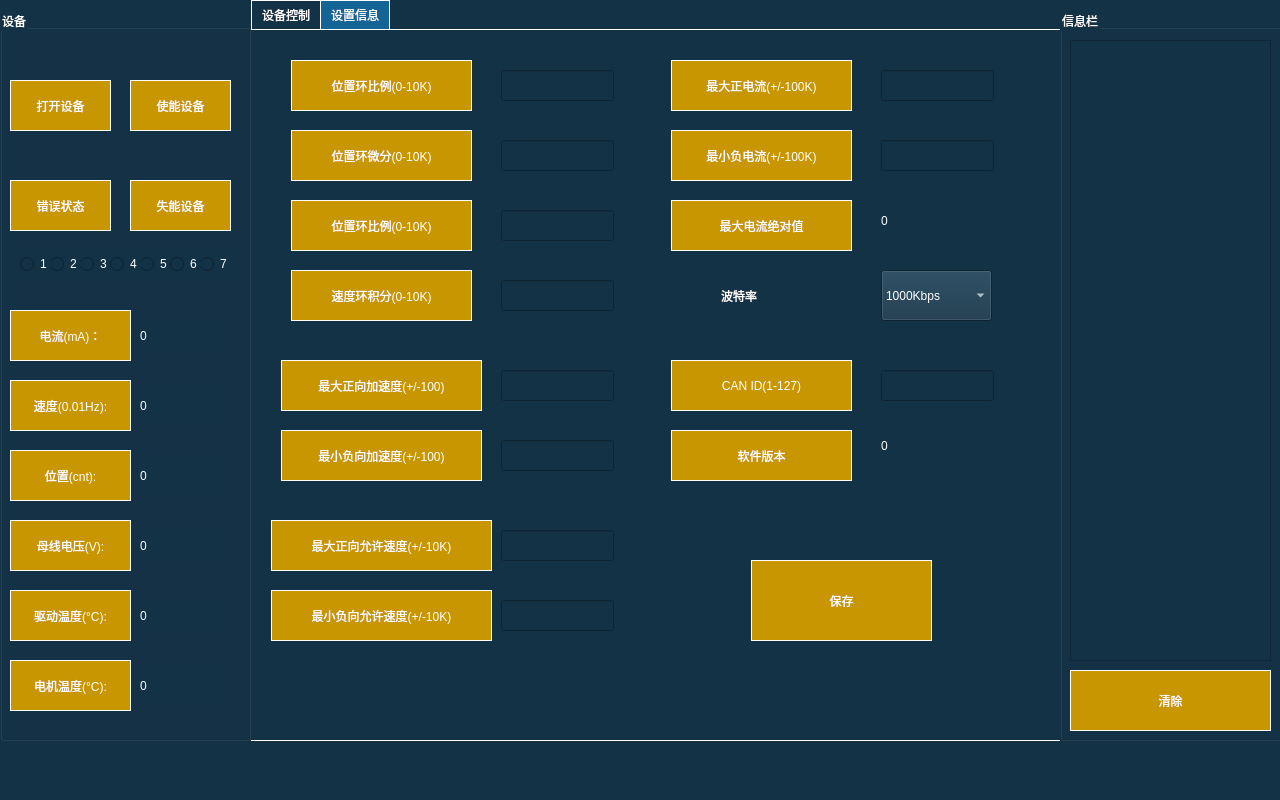
<?xml version="1.0" encoding="UTF-8"?>
<ui version="4.0">
 <class>MainWindow</class>
 <widget class="QMainWindow" name="MainWindow">
  <property name="geometry">
   <rect>
    <x>0</x>
    <y>0</y>
    <width>1280</width>
    <height>800</height>
   </rect>
  </property>
  <property name="windowTitle">
   <string>MainWindow</string>
  </property>
  <property name="styleSheet">
   <string notr="true">QWidget,
QLabel{
color:white;
background-color:rgb(20,50,70);
font:14px &quot;宋体&quot;;
}
/*TabWidget*/
QTabWidget{
/*给tabwidget设置etAttribute(Qt::WA_StyledBackground)*/
border: 1px solid white;
background-color:rgb(20,50,70);
}
QTabWidget::tab-bar{
alignment:left;
left:1px;
}
QTabWidget::pane { 
/*background-color:rgb(20,50,70);*/
border:1px solid white;
} 
QTabBar{
/*只有有按钮的地方才是tabbar，空白处是tabwidget的*/
background-color:white;
}
QTabBar::tab{/*页签*/
min-height:28px;
padding:0 10px;
border:0;
margin:1px 1px 0 0;
background-color:rgb(20,50,70);
}
QTabBar::tab:first{
margin-left:1px;
}
QTabBar::tab:hover{
color:cyan;
}
QTabBar::tab:selected{
background-color: rgb(20, 100, 150);
}
QTabBar::tab:selected:hover{
}
/*选项过多时的。。。*/
QTabBar::tear{
}
QTabBar::scroller{
}
/*按钮*/
QPushButton{
border:1px solid white;
background-color:rgb(200,150,0);
}
QPushButton:hover{
background-color:rgb(255,170,0);
}
QPushButton:pressed{
background-color:rgb(255,255,0);}
#myTabWidget::tabWidget{
min-hight: 50px;
padding:0 20px;}</string>
  </property>
  <widget class="QWidget" name="centralwidget">
   <widget class="QTabWidget" name="tabWidget">
    <property name="geometry">
     <rect>
      <x>250</x>
      <y>0</y>
      <width>811</width>
      <height>741</height>
     </rect>
    </property>
    <property name="currentIndex">
     <number>1</number>
    </property>
    <widget class="QWidget" name="tab">
     <attribute name="title">
      <string>设备控制</string>
     </attribute>
     <widget class="QPushButton" name="joint7RButton">
      <property name="geometry">
       <rect>
        <x>300</x>
        <y>440</y>
        <width>101</width>
        <height>51</height>
       </rect>
      </property>
      <property name="text">
       <string>夹紧</string>
      </property>
     </widget>
     <widget class="QPushButton" name="joint1RButton">
      <property name="geometry">
       <rect>
        <x>300</x>
        <y>20</y>
        <width>101</width>
        <height>51</height>
       </rect>
      </property>
      <property name="text">
       <string>速度逆点动</string>
      </property>
     </widget>
     <widget class="QLabel" name="label_9">
      <property name="geometry">
       <rect>
        <x>50</x>
        <y>450</y>
        <width>91</width>
        <height>31</height>
       </rect>
      </property>
      <property name="text">
       <string>夹爪</string>
      </property>
     </widget>
     <widget class="QPushButton" name="joint5FButton">
      <property name="geometry">
       <rect>
        <x>160</x>
        <y>300</y>
        <width>101</width>
        <height>51</height>
       </rect>
      </property>
      <property name="text">
       <string>速度正点动</string>
      </property>
     </widget>
     <widget class="QPushButton" name="joint2FButton">
      <property name="geometry">
       <rect>
        <x>160</x>
        <y>90</y>
        <width>101</width>
        <height>51</height>
       </rect>
      </property>
      <property name="text">
       <string>速度正点动</string>
      </property>
     </widget>
     <widget class="QPushButton" name="joint7FButton">
      <property name="geometry">
       <rect>
        <x>160</x>
        <y>440</y>
        <width>101</width>
        <height>51</height>
       </rect>
      </property>
      <property name="text">
       <string>松开</string>
      </property>
     </widget>
     <widget class="QPushButton" name="joint6RButton">
      <property name="geometry">
       <rect>
        <x>300</x>
        <y>370</y>
        <width>101</width>
        <height>51</height>
       </rect>
      </property>
      <property name="text">
       <string>速度逆点动</string>
      </property>
     </widget>
     <widget class="QPushButton" name="joint3FButton">
      <property name="geometry">
       <rect>
        <x>160</x>
        <y>160</y>
        <width>101</width>
        <height>51</height>
       </rect>
      </property>
      <property name="text">
       <string>速度正点动</string>
      </property>
     </widget>
     <widget class="QLabel" name="label_16">
      <property name="geometry">
       <rect>
        <x>50</x>
        <y>100</y>
        <width>67</width>
        <height>31</height>
       </rect>
      </property>
      <property name="text">
       <string>二轴</string>
      </property>
     </widget>
     <widget class="QPushButton" name="joint5RButton">
      <property name="geometry">
       <rect>
        <x>300</x>
        <y>300</y>
        <width>101</width>
        <height>51</height>
       </rect>
      </property>
      <property name="text">
       <string>速度逆点动</string>
      </property>
     </widget>
     <widget class="QLabel" name="label_17">
      <property name="geometry">
       <rect>
        <x>50</x>
        <y>30</y>
        <width>67</width>
        <height>31</height>
       </rect>
      </property>
      <property name="text">
       <string>一轴</string>
      </property>
     </widget>
     <widget class="QPushButton" name="joint1FButton">
      <property name="geometry">
       <rect>
        <x>160</x>
        <y>20</y>
        <width>101</width>
        <height>51</height>
       </rect>
      </property>
      <property name="text">
       <string>速度正点动</string>
      </property>
     </widget>
     <widget class="QPushButton" name="joint3RButton">
      <property name="geometry">
       <rect>
        <x>300</x>
        <y>160</y>
        <width>101</width>
        <height>51</height>
       </rect>
      </property>
      <property name="text">
       <string>速度逆点动</string>
      </property>
     </widget>
     <widget class="QPushButton" name="joint6FButton">
      <property name="geometry">
       <rect>
        <x>160</x>
        <y>370</y>
        <width>101</width>
        <height>51</height>
       </rect>
      </property>
      <property name="text">
       <string>速度正点动</string>
      </property>
     </widget>
     <widget class="QPushButton" name="joint4FButton">
      <property name="geometry">
       <rect>
        <x>160</x>
        <y>230</y>
        <width>101</width>
        <height>51</height>
       </rect>
      </property>
      <property name="text">
       <string>速度正点动</string>
      </property>
     </widget>
     <widget class="QPushButton" name="joint2RButton">
      <property name="geometry">
       <rect>
        <x>300</x>
        <y>90</y>
        <width>101</width>
        <height>51</height>
       </rect>
      </property>
      <property name="text">
       <string>速度逆点动</string>
      </property>
     </widget>
     <widget class="QLabel" name="label_12">
      <property name="geometry">
       <rect>
        <x>50</x>
        <y>240</y>
        <width>67</width>
        <height>31</height>
       </rect>
      </property>
      <property name="text">
       <string>四轴</string>
      </property>
     </widget>
     <widget class="QPushButton" name="joint4RButton">
      <property name="geometry">
       <rect>
        <x>300</x>
        <y>230</y>
        <width>101</width>
        <height>51</height>
       </rect>
      </property>
      <property name="text">
       <string>速度逆点动</string>
      </property>
     </widget>
     <widget class="QLabel" name="label_13">
      <property name="geometry">
       <rect>
        <x>50</x>
        <y>170</y>
        <width>67</width>
        <height>31</height>
       </rect>
      </property>
      <property name="text">
       <string>三轴</string>
      </property>
     </widget>
     <widget class="QLabel" name="label_10">
      <property name="geometry">
       <rect>
        <x>50</x>
        <y>380</y>
        <width>67</width>
        <height>31</height>
       </rect>
      </property>
      <property name="text">
       <string>六轴</string>
      </property>
     </widget>
     <widget class="QLabel" name="label_11">
      <property name="geometry">
       <rect>
        <x>50</x>
        <y>310</y>
        <width>61</width>
        <height>31</height>
       </rect>
      </property>
      <property name="text">
       <string>五轴</string>
      </property>
     </widget>
     <widget class="QLineEdit" name="joint5TurnLineEdit">
      <property name="geometry">
       <rect>
        <x>490</x>
        <y>310</y>
        <width>101</width>
        <height>31</height>
       </rect>
      </property>
     </widget>
     <widget class="QPushButton" name="joint2TurnButton">
      <property name="geometry">
       <rect>
        <x>630</x>
        <y>90</y>
        <width>91</width>
        <height>51</height>
       </rect>
      </property>
      <property name="text">
       <string>位置转动</string>
      </property>
     </widget>
     <widget class="QPushButton" name="joint5TurnButton">
      <property name="geometry">
       <rect>
        <x>630</x>
        <y>300</y>
        <width>91</width>
        <height>51</height>
       </rect>
      </property>
      <property name="text">
       <string>位置转动</string>
      </property>
     </widget>
     <widget class="QLineEdit" name="joint1TurnLineEdit">
      <property name="geometry">
       <rect>
        <x>490</x>
        <y>30</y>
        <width>101</width>
        <height>31</height>
       </rect>
      </property>
     </widget>
     <widget class="QLineEdit" name="joint2TurnLineEdit">
      <property name="geometry">
       <rect>
        <x>490</x>
        <y>100</y>
        <width>101</width>
        <height>31</height>
       </rect>
      </property>
     </widget>
     <widget class="QLineEdit" name="joint6TurnLineEdit">
      <property name="geometry">
       <rect>
        <x>490</x>
        <y>380</y>
        <width>101</width>
        <height>31</height>
       </rect>
      </property>
     </widget>
     <widget class="QPushButton" name="joint3TurnButton">
      <property name="geometry">
       <rect>
        <x>630</x>
        <y>160</y>
        <width>91</width>
        <height>51</height>
       </rect>
      </property>
      <property name="text">
       <string>位置转动</string>
      </property>
     </widget>
     <widget class="QPushButton" name="joint7TurnButton">
      <property name="geometry">
       <rect>
        <x>630</x>
        <y>440</y>
        <width>91</width>
        <height>51</height>
       </rect>
      </property>
      <property name="text">
       <string>位置转动</string>
      </property>
     </widget>
     <widget class="QLineEdit" name="joint3TurnLineEdit">
      <property name="geometry">
       <rect>
        <x>490</x>
        <y>170</y>
        <width>101</width>
        <height>31</height>
       </rect>
      </property>
     </widget>
     <widget class="QLineEdit" name="joint4TurnLineEdit">
      <property name="geometry">
       <rect>
        <x>490</x>
        <y>240</y>
        <width>101</width>
        <height>31</height>
       </rect>
      </property>
     </widget>
     <widget class="QLineEdit" name="joint7TurnLineEdit">
      <property name="geometry">
       <rect>
        <x>490</x>
        <y>450</y>
        <width>101</width>
        <height>31</height>
       </rect>
      </property>
     </widget>
     <widget class="QPushButton" name="joint6TurnButton">
      <property name="geometry">
       <rect>
        <x>630</x>
        <y>370</y>
        <width>91</width>
        <height>51</height>
       </rect>
      </property>
      <property name="text">
       <string>位置转动</string>
      </property>
     </widget>
     <widget class="QPushButton" name="joint1TurnButton">
      <property name="geometry">
       <rect>
        <x>630</x>
        <y>20</y>
        <width>91</width>
        <height>51</height>
       </rect>
      </property>
      <property name="text">
       <string>位置转动</string>
      </property>
     </widget>
     <widget class="QPushButton" name="joint4TurnButton">
      <property name="geometry">
       <rect>
        <x>630</x>
        <y>230</y>
        <width>91</width>
        <height>51</height>
       </rect>
      </property>
      <property name="text">
       <string>位置转动</string>
      </property>
     </widget>
     <widget class="QLabel" name="label_14">
      <property name="geometry">
       <rect>
        <x>48</x>
        <y>540</y>
        <width>111</width>
        <height>21</height>
       </rect>
      </property>
      <property name="text">
       <string>运动速度 </string>
      </property>
     </widget>
     <widget class="QLineEdit" name="velocityLineEdit_2">
      <property name="geometry">
       <rect>
        <x>620</x>
        <y>520</y>
        <width>111</width>
        <height>51</height>
       </rect>
      </property>
      <property name="text">
       <string>500</string>
      </property>
     </widget>
     <widget class="QSlider" name="horizontalSlider">
      <property name="geometry">
       <rect>
        <x>168</x>
        <y>530</y>
        <width>391</width>
        <height>51</height>
       </rect>
      </property>
      <property name="minimum">
       <number>0</number>
      </property>
      <property name="maximum">
       <number>2000</number>
      </property>
      <property name="singleStep">
       <number>5</number>
      </property>
      <property name="pageStep">
       <number>5</number>
      </property>
      <property name="value">
       <number>500</number>
      </property>
      <property name="orientation">
       <enum>Qt::Horizontal</enum>
      </property>
     </widget>
     <widget class="QPushButton" name="idButton6">
      <property name="geometry">
       <rect>
        <x>450</x>
        <y>620</y>
        <width>51</width>
        <height>51</height>
       </rect>
      </property>
      <property name="text">
       <string>6</string>
      </property>
     </widget>
     <widget class="QPushButton" name="idButton5">
      <property name="geometry">
       <rect>
        <x>370</x>
        <y>620</y>
        <width>51</width>
        <height>51</height>
       </rect>
      </property>
      <property name="text">
       <string>5</string>
      </property>
     </widget>
     <widget class="QPushButton" name="idButton7">
      <property name="geometry">
       <rect>
        <x>530</x>
        <y>620</y>
        <width>51</width>
        <height>51</height>
       </rect>
      </property>
      <property name="text">
       <string>7</string>
      </property>
     </widget>
     <widget class="QPushButton" name="idButton4">
      <property name="geometry">
       <rect>
        <x>290</x>
        <y>620</y>
        <width>51</width>
        <height>51</height>
       </rect>
      </property>
      <property name="text">
       <string>4</string>
      </property>
     </widget>
     <widget class="QPushButton" name="idButton2">
      <property name="geometry">
       <rect>
        <x>130</x>
        <y>620</y>
        <width>51</width>
        <height>51</height>
       </rect>
      </property>
      <property name="text">
       <string>2</string>
      </property>
     </widget>
     <widget class="QPushButton" name="idButton1">
      <property name="geometry">
       <rect>
        <x>50</x>
        <y>620</y>
        <width>51</width>
        <height>51</height>
       </rect>
      </property>
      <property name="text">
       <string>1</string>
      </property>
     </widget>
     <widget class="QPushButton" name="idButton3">
      <property name="geometry">
       <rect>
        <x>210</x>
        <y>620</y>
        <width>51</width>
        <height>51</height>
       </rect>
      </property>
      <property name="text">
       <string>3</string>
      </property>
     </widget>
    </widget>
    <widget class="QWidget" name="tab_2">
     <attribute name="title">
      <string>设置信息</string>
     </attribute>
     <widget class="QLineEdit" name="lineEdit6">
      <property name="geometry">
       <rect>
        <x>250</x>
        <y>410</y>
        <width>113</width>
        <height>31</height>
       </rect>
      </property>
     </widget>
     <widget class="QLineEdit" name="lineEdit3">
      <property name="geometry">
       <rect>
        <x>250</x>
        <y>180</y>
        <width>113</width>
        <height>31</height>
       </rect>
      </property>
     </widget>
     <widget class="QPushButton" name="pushButton5">
      <property name="geometry">
       <rect>
        <x>30</x>
        <y>330</y>
        <width>201</width>
        <height>51</height>
       </rect>
      </property>
      <property name="text">
       <string>最大正向加速度(+/-100)</string>
      </property>
     </widget>
     <widget class="QLineEdit" name="lineEdit9">
      <property name="geometry">
       <rect>
        <x>630</x>
        <y>40</y>
        <width>113</width>
        <height>31</height>
       </rect>
      </property>
     </widget>
     <widget class="QPushButton" name="pushButton14">
      <property name="geometry">
       <rect>
        <x>420</x>
        <y>400</y>
        <width>181</width>
        <height>51</height>
       </rect>
      </property>
      <property name="text">
       <string>软件版本</string>
      </property>
     </widget>
     <widget class="QPushButton" name="pushButton10">
      <property name="geometry">
       <rect>
        <x>420</x>
        <y>100</y>
        <width>181</width>
        <height>51</height>
       </rect>
      </property>
      <property name="text">
       <string>最小负电流(+/-100K)</string>
      </property>
     </widget>
     <widget class="QPushButton" name="pushButton13">
      <property name="geometry">
       <rect>
        <x>420</x>
        <y>330</y>
        <width>181</width>
        <height>51</height>
       </rect>
      </property>
      <property name="text">
       <string>CAN ID(1-127)</string>
      </property>
     </widget>
     <widget class="QLineEdit" name="lineEdit4">
      <property name="geometry">
       <rect>
        <x>250</x>
        <y>250</y>
        <width>113</width>
        <height>31</height>
       </rect>
      </property>
     </widget>
     <widget class="QPushButton" name="pushButton2">
      <property name="geometry">
       <rect>
        <x>40</x>
        <y>100</y>
        <width>181</width>
        <height>51</height>
       </rect>
      </property>
      <property name="text">
       <string>位置环微分(0-10K)</string>
      </property>
     </widget>
     <widget class="QLineEdit" name="lineEdit10">
      <property name="geometry">
       <rect>
        <x>630</x>
        <y>110</y>
        <width>113</width>
        <height>31</height>
       </rect>
      </property>
     </widget>
     <widget class="QPushButton" name="pushButton1">
      <property name="geometry">
       <rect>
        <x>40</x>
        <y>30</y>
        <width>181</width>
        <height>51</height>
       </rect>
      </property>
      <property name="text">
       <string>位置环比例(0-10K)</string>
      </property>
     </widget>
     <widget class="QLineEdit" name="lineEdit5">
      <property name="geometry">
       <rect>
        <x>250</x>
        <y>340</y>
        <width>113</width>
        <height>31</height>
       </rect>
      </property>
     </widget>
     <widget class="QPushButton" name="pushButton3">
      <property name="geometry">
       <rect>
        <x>40</x>
        <y>170</y>
        <width>181</width>
        <height>51</height>
       </rect>
      </property>
      <property name="text">
       <string>位置环比例(0-10K)</string>
      </property>
     </widget>
     <widget class="QLabel" name="label_015">
      <property name="geometry">
       <rect>
        <x>630</x>
        <y>180</y>
        <width>111</width>
        <height>21</height>
       </rect>
      </property>
      <property name="text">
       <string>0</string>
      </property>
     </widget>
     <widget class="QPushButton" name="pushButton7">
      <property name="geometry">
       <rect>
        <x>20</x>
        <y>490</y>
        <width>221</width>
        <height>51</height>
       </rect>
      </property>
      <property name="text">
       <string>最大正向允许速度(+/-10K)</string>
      </property>
     </widget>
     <widget class="QPushButton" name="pushButton11">
      <property name="geometry">
       <rect>
        <x>420</x>
        <y>170</y>
        <width>181</width>
        <height>51</height>
       </rect>
      </property>
      <property name="text">
       <string>最大电流绝对值</string>
      </property>
     </widget>
     <widget class="QLineEdit" name="lineEdit8">
      <property name="geometry">
       <rect>
        <x>250</x>
        <y>570</y>
        <width>113</width>
        <height>31</height>
       </rect>
      </property>
     </widget>
     <widget class="QLineEdit" name="lineEdit2">
      <property name="geometry">
       <rect>
        <x>250</x>
        <y>110</y>
        <width>113</width>
        <height>31</height>
       </rect>
      </property>
     </widget>
     <widget class="QLineEdit" name="lineEdit13">
      <property name="geometry">
       <rect>
        <x>630</x>
        <y>340</y>
        <width>113</width>
        <height>31</height>
       </rect>
      </property>
     </widget>
     <widget class="QLabel" name="label_013">
      <property name="geometry">
       <rect>
        <x>470</x>
        <y>250</y>
        <width>81</width>
        <height>31</height>
       </rect>
      </property>
      <property name="text">
       <string>波特率</string>
      </property>
     </widget>
     <widget class="QLabel" name="label_017">
      <property name="geometry">
       <rect>
        <x>630</x>
        <y>400</y>
        <width>111</width>
        <height>31</height>
       </rect>
      </property>
      <property name="text">
       <string>0</string>
      </property>
     </widget>
     <widget class="QPushButton" name="pushButton8">
      <property name="geometry">
       <rect>
        <x>20</x>
        <y>560</y>
        <width>221</width>
        <height>51</height>
       </rect>
      </property>
      <property name="text">
       <string>最小负向允许速度(+/-10K)</string>
      </property>
     </widget>
     <widget class="QComboBox" name="comboBox">
      <property name="geometry">
       <rect>
        <x>630</x>
        <y>240</y>
        <width>111</width>
        <height>51</height>
       </rect>
      </property>
      <item>
       <property name="text">
        <string>1000Kbps</string>
       </property>
      </item>
     </widget>
     <widget class="QLineEdit" name="lineEdit1">
      <property name="geometry">
       <rect>
        <x>250</x>
        <y>40</y>
        <width>113</width>
        <height>31</height>
       </rect>
      </property>
     </widget>
     <widget class="QPushButton" name="pushButton9">
      <property name="geometry">
       <rect>
        <x>420</x>
        <y>30</y>
        <width>181</width>
        <height>51</height>
       </rect>
      </property>
      <property name="text">
       <string>最大正电流(+/-100K)</string>
      </property>
     </widget>
     <widget class="QLineEdit" name="lineEdit7">
      <property name="geometry">
       <rect>
        <x>250</x>
        <y>500</y>
        <width>113</width>
        <height>31</height>
       </rect>
      </property>
     </widget>
     <widget class="QPushButton" name="pushButton4">
      <property name="geometry">
       <rect>
        <x>40</x>
        <y>240</y>
        <width>181</width>
        <height>51</height>
       </rect>
      </property>
      <property name="text">
       <string>速度环积分(0-10K)</string>
      </property>
     </widget>
     <widget class="QPushButton" name="pushButton6">
      <property name="geometry">
       <rect>
        <x>30</x>
        <y>400</y>
        <width>201</width>
        <height>51</height>
       </rect>
      </property>
      <property name="text">
       <string>最小负向加速度(+/-100)</string>
      </property>
     </widget>
     <widget class="QPushButton" name="pushButton_15">
      <property name="geometry">
       <rect>
        <x>500</x>
        <y>530</y>
        <width>181</width>
        <height>81</height>
       </rect>
      </property>
      <property name="text">
       <string>保存</string>
      </property>
     </widget>
    </widget>
   </widget>
   <widget class="QGroupBox" name="messagesGroupBox">
    <property name="geometry">
     <rect>
      <x>1060</x>
      <y>10</y>
      <width>221</width>
      <height>731</height>
     </rect>
    </property>
    <property name="title">
     <string>信息栏</string>
    </property>
    <widget class="QPushButton" name="clearButton">
     <property name="geometry">
      <rect>
       <x>10</x>
       <y>660</y>
       <width>201</width>
       <height>61</height>
      </rect>
     </property>
     <property name="text">
      <string>清除</string>
     </property>
    </widget>
    <widget class="QTextBrowser" name="messagesTextBrowser">
     <property name="geometry">
      <rect>
       <x>10</x>
       <y>30</y>
       <width>201</width>
       <height>621</height>
      </rect>
     </property>
    </widget>
   </widget>
   <widget class="QGroupBox" name="deviceGroupBox">
    <property name="geometry">
     <rect>
      <x>0</x>
      <y>10</y>
      <width>251</width>
      <height>731</height>
     </rect>
    </property>
    <property name="title">
     <string>设备</string>
    </property>
    <widget class="QPushButton" name="openDeviceButton">
     <property name="geometry">
      <rect>
       <x>10</x>
       <y>70</y>
       <width>101</width>
       <height>51</height>
      </rect>
     </property>
     <property name="text">
      <string>打开设备</string>
     </property>
    </widget>
    <widget class="QPushButton" name="enableDeviceButton">
     <property name="geometry">
      <rect>
       <x>130</x>
       <y>70</y>
       <width>101</width>
       <height>51</height>
      </rect>
     </property>
     <property name="text">
      <string>使能设备</string>
     </property>
    </widget>
    <widget class="QPushButton" name="disableDeviceButton">
     <property name="geometry">
      <rect>
       <x>130</x>
       <y>170</y>
       <width>101</width>
       <height>51</height>
      </rect>
     </property>
     <property name="text">
      <string>失能设备</string>
     </property>
    </widget>
    <widget class="QLabel" name="label_18">
     <property name="geometry">
      <rect>
       <x>140</x>
       <y>310</y>
       <width>81</width>
       <height>31</height>
      </rect>
     </property>
     <property name="text">
      <string>0</string>
     </property>
    </widget>
    <widget class="QLabel" name="label_20">
     <property name="geometry">
      <rect>
       <x>140</x>
       <y>380</y>
       <width>81</width>
       <height>31</height>
      </rect>
     </property>
     <property name="text">
      <string>0</string>
     </property>
    </widget>
    <widget class="QLabel" name="label_22">
     <property name="geometry">
      <rect>
       <x>140</x>
       <y>450</y>
       <width>81</width>
       <height>31</height>
      </rect>
     </property>
     <property name="text">
      <string>0</string>
     </property>
    </widget>
    <widget class="QLabel" name="label_24">
     <property name="geometry">
      <rect>
       <x>140</x>
       <y>520</y>
       <width>81</width>
       <height>31</height>
      </rect>
     </property>
     <property name="text">
      <string>0</string>
     </property>
    </widget>
    <widget class="QLabel" name="label_26">
     <property name="geometry">
      <rect>
       <x>140</x>
       <y>590</y>
       <width>81</width>
       <height>31</height>
      </rect>
     </property>
     <property name="text">
      <string>0</string>
     </property>
    </widget>
    <widget class="QLabel" name="label_28">
     <property name="geometry">
      <rect>
       <x>140</x>
       <y>660</y>
       <width>81</width>
       <height>31</height>
      </rect>
     </property>
     <property name="text">
      <string>0</string>
     </property>
    </widget>
    <widget class="QPushButton" name="errorButton">
     <property name="geometry">
      <rect>
       <x>10</x>
       <y>170</y>
       <width>101</width>
       <height>51</height>
      </rect>
     </property>
     <property name="text">
      <string>错误状态</string>
     </property>
    </widget>
    <widget class="QPushButton" name="pushButton15">
     <property name="geometry">
      <rect>
       <x>10</x>
       <y>300</y>
       <width>121</width>
       <height>51</height>
      </rect>
     </property>
     <property name="text">
      <string>电流(mA)：</string>
     </property>
    </widget>
    <widget class="QPushButton" name="pushButton16">
     <property name="geometry">
      <rect>
       <x>10</x>
       <y>370</y>
       <width>121</width>
       <height>51</height>
      </rect>
     </property>
     <property name="text">
      <string>速度(0.01Hz):</string>
     </property>
    </widget>
    <widget class="QPushButton" name="pushButton17">
     <property name="geometry">
      <rect>
       <x>10</x>
       <y>440</y>
       <width>121</width>
       <height>51</height>
      </rect>
     </property>
     <property name="text">
      <string>位置(cnt):</string>
     </property>
    </widget>
    <widget class="QPushButton" name="pushButton18">
     <property name="geometry">
      <rect>
       <x>10</x>
       <y>510</y>
       <width>121</width>
       <height>51</height>
      </rect>
     </property>
     <property name="text">
      <string>母线电压(V):</string>
     </property>
    </widget>
    <widget class="QPushButton" name="pushButton19">
     <property name="geometry">
      <rect>
       <x>10</x>
       <y>580</y>
       <width>121</width>
       <height>51</height>
      </rect>
     </property>
     <property name="text">
      <string>驱动温度(°C):</string>
     </property>
    </widget>
    <widget class="QPushButton" name="pushButton20">
     <property name="geometry">
      <rect>
       <x>10</x>
       <y>650</y>
       <width>121</width>
       <height>51</height>
      </rect>
     </property>
     <property name="text">
      <string>电机温度(°C):</string>
     </property>
    </widget>
    <widget class="QRadioButton" name="radioButton_5">
     <property name="geometry">
      <rect>
       <x>140</x>
       <y>240</y>
       <width>31</width>
       <height>28</height>
      </rect>
     </property>
     <property name="text">
      <string>5</string>
     </property>
    </widget>
    <widget class="QRadioButton" name="radioButton_7">
     <property name="geometry">
      <rect>
       <x>200</x>
       <y>240</y>
       <width>31</width>
       <height>28</height>
      </rect>
     </property>
     <property name="text">
      <string>7</string>
     </property>
    </widget>
    <widget class="QRadioButton" name="radioButton_3">
     <property name="geometry">
      <rect>
       <x>80</x>
       <y>240</y>
       <width>31</width>
       <height>28</height>
      </rect>
     </property>
     <property name="text">
      <string>3</string>
     </property>
    </widget>
    <widget class="QRadioButton" name="radioButton_6">
     <property name="geometry">
      <rect>
       <x>170</x>
       <y>240</y>
       <width>31</width>
       <height>28</height>
      </rect>
     </property>
     <property name="text">
      <string>6</string>
     </property>
    </widget>
    <widget class="QRadioButton" name="radioButton_4">
     <property name="geometry">
      <rect>
       <x>110</x>
       <y>240</y>
       <width>31</width>
       <height>28</height>
      </rect>
     </property>
     <property name="text">
      <string>4</string>
     </property>
    </widget>
    <widget class="QRadioButton" name="radioButton_2">
     <property name="geometry">
      <rect>
       <x>50</x>
       <y>240</y>
       <width>31</width>
       <height>28</height>
      </rect>
     </property>
     <property name="text">
      <string>2</string>
     </property>
    </widget>
    <widget class="QRadioButton" name="radioButton">
     <property name="geometry">
      <rect>
       <x>20</x>
       <y>240</y>
       <width>31</width>
       <height>28</height>
      </rect>
     </property>
     <property name="text">
      <string>1</string>
     </property>
    </widget>
   </widget>
  </widget>
  <widget class="QStatusBar" name="statusbar"/>
 </widget>
 <resources/>
 <connections/>
</ui>
